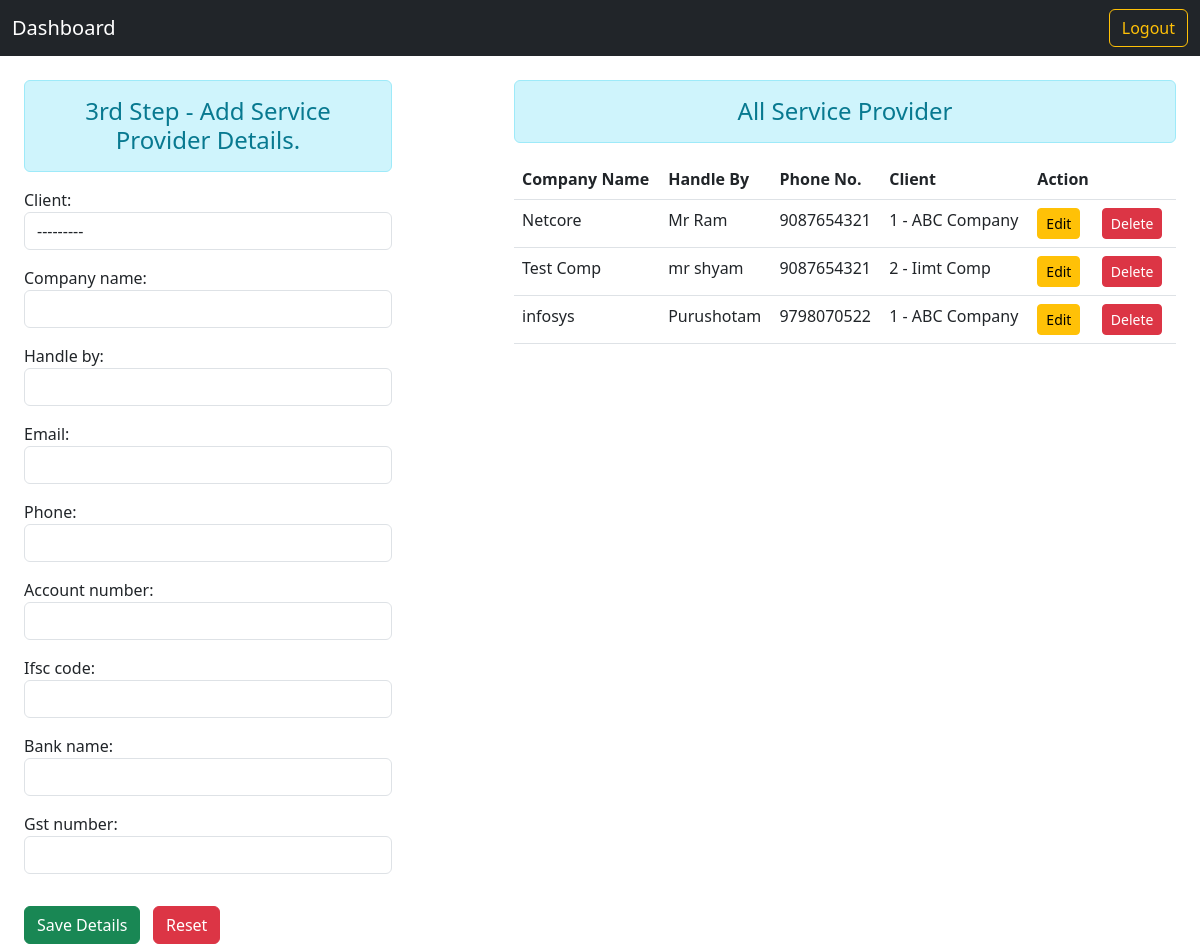
Screenshot of /service-provider/ (signed in) with the database file from the repository.
### Home/models.py (models this page shows, shortened)
class Client(models.Model):
    company_name = models.CharField(max_length=250)
    gst_number = models.CharField(max_length=250)
    country = models.CharField(max_length=150)
    state = models.CharField(max_length=150)
    address = models.CharField(max_length=250)
    created_at = models.DateTimeField(auto_now_add=True)
    def __str__(self) -> str:
        return f"{self.id} - {self.company_name} "

class Company(models.Model):
    client = models.ForeignKey(
        Client, on_delete=models.CASCADE)
    company_name = models.CharField(max_length=250)
    handle_by = models.CharField(max_length=250)
    email = models.EmailField(max_length=250)
    phone = models.BigIntegerField()
    account_number = models.BigIntegerField()
    ifsc_code = models.CharField(max_length=250)
    bank_name = models.CharField(max_length=250)
    gst_number = models.CharField(max_length=250)
    created_at = models.DateTimeField(auto_now_add=True)

### Home/views.py (the view)
# urls.py: path('service-provider/', views.company, name='service_provider'),
def company(request):
    allCompany = Company.objects.all()
    if request.user.is_authenticated:
        if request.method == 'POST':
            fm = ServiceProviderForm(request.POST)
            if fm.is_valid():
                cnm = fm.cleaned_data['client']
                comp = fm.cleaned_data['company_name']
                hby = fm.cleaned_data['handle_by']
                em = fm.cleaned_data['email']
                ph = fm.cleaned_data['phone']
                acc = fm.cleaned_data['account_number']
                ifsc = fm.cleaned_data['ifsc_code']
                bnk = fm.cleaned_data['bank_name']
                gst = fm.cleaned_data['gst_number']
                obj = Company(client=cnm, company_name=comp, handle_by=hby, email=em, phone=ph,
                              account_number=acc, ifsc_code=ifsc, bank_name=bnk, gst_number=gst)
                obj.save()
                messages.success(
                    request, "Your form has been saved successfully.")
                fm = ServiceProviderForm()
        else:
            fm = ServiceProviderForm()
        return render(request, 'company.html', {'form': fm, 'data': allCompany})
    else:
        return HttpResponseRedirect('/')

### Home/forms.py
class ServiceProviderForm(forms.ModelForm):
    class Meta:
        model = Company
        fields = ['client', 'company_name', 'handle_by', 'email', 'phone',
                  'account_number', 'ifsc_code', 'bank_name', 'gst_number']
    def __init__(self, *args, **kwargs):
        super(ServiceProviderForm, self).__init__(*args, **kwargs)
        self.fields['client'].widget.attrs['class'] = 'form-control'
        self.fields['company_name'].widget.attrs['class'] = 'form-control'
        self.fields['handle_by'].widget.attrs['class'] = 'form-control'
        self.fields['email'].widget.attrs['class'] = 'form-control'
        self.fields['phone'].widget.attrs['class'] = 'form-control'
        self.fields['account_number'].widget.attrs['class'] = 'form-control'
        self.fields['ifsc_code'].widget.attrs['class'] = 'form-control'
        self.fields['bank_name'].widget.attrs['class'] = 'form-control'
        self.fields['gst_number'].widget.attrs['class'] = 'form-control'

### templates/company.html (shortened to what this page needs)
{% extends 'base.html' %}
{% block body %}
<div class="mt-4 px-4">
    <div class="row">
        <div class="col-sm-4">
            <form action="" method="post">
                <h4 class="text-center alert alert-info">3rd Step - Add Service Provider Details.</h4>
                {{form.as_p}}
                <button type="submit" class="btn btn-success mt-3">Save Details</button> &nbsp;
                <button type="reset" class="btn btn-danger mt-3">Reset</button> &nbsp;
            </form>
        </div>
        <div class="col-sm-7 offset-1">
            <h4 class="text-center alert alert-info">All Service Provider</h4>
            <div class="table-responsive">
                <table class="table table-hover">
                    <thead>
                        <tr>
                            <th scope="col">Company Name</th>
                            <th scope="col">Handle By</th>
                            <th scope="col">Phone No.</th>
                            <th scope="col">Client</th>
                            <th scope="col">Action</th>
                        </tr>
                    </thead>
                    <tbody>
                        {% for obj in data %}
                        <tr>
                            <td> {{obj.company_name}} </td>
                            <td> {{obj.handle_by}} </td>
                            <td> {{obj.phone}} </td>
                            <td> {{obj.client}} </td>
                            <td>
                                <div class="row">
                                    <div class="col-sm-5">
                                        <a href="{% url 'update_company' obj.id %}"
                                            class="btn btn-warning btn-sm">Edit</a>
                                    </div>
                                    <div class="col-sm-5">
                                        <form action="{% url 'delete_company' obj.id %}" method="post" class="">
                                            <button type="submit" class="btn btn-danger btn-sm" onclick="return confirm('Are you sure you want to delete this item?')">Delete</button>
                                        </form>
                                    </div>
                                </div>
                            </td>
                        </tr>
                        {% endfor %}
                    </tbody>
                </table>
            </div>
        </div>
    </div>
</div>
{% endblock body %}

### templates/base.html (shortened to what this page needs)
{% load static %}
<!DOCTYPE html>
<html lang="en">
<head>
    <link rel="stylesheet" href="{% static 'css/bootstrap.css' %}">
</head>
<body>
    <nav class="navbar bg-dark">
        <div class="container-fluid">
          <a class="navbar-brand text-white" href="/">Dashboard</a>
          <div class="d-flex" role="search">
            <a class="btn btn-outline-warning" href="{% url 'logout' %}">Logout</a>
          </div>
        </div>
      </nav>
    {% block body %}
    {% endblock body %}
</body>
</html>

### rows the page displays
Company: company_name "Netcore", handle_by "Mr Ram", phone "9087654321", client "1 - ABC Company"
Company: company_name "Test Comp", handle_by "mr shyam", phone "9087654321", client "2 - Iimt Comp"
Company: company_name "infosys", handle_by "Purushotam", phone "9798070522", client "1 - ABC Company"
